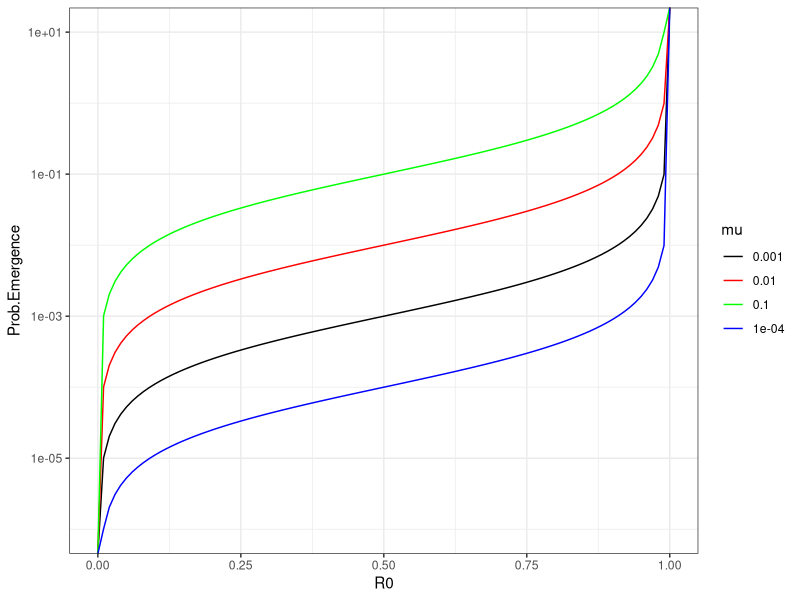
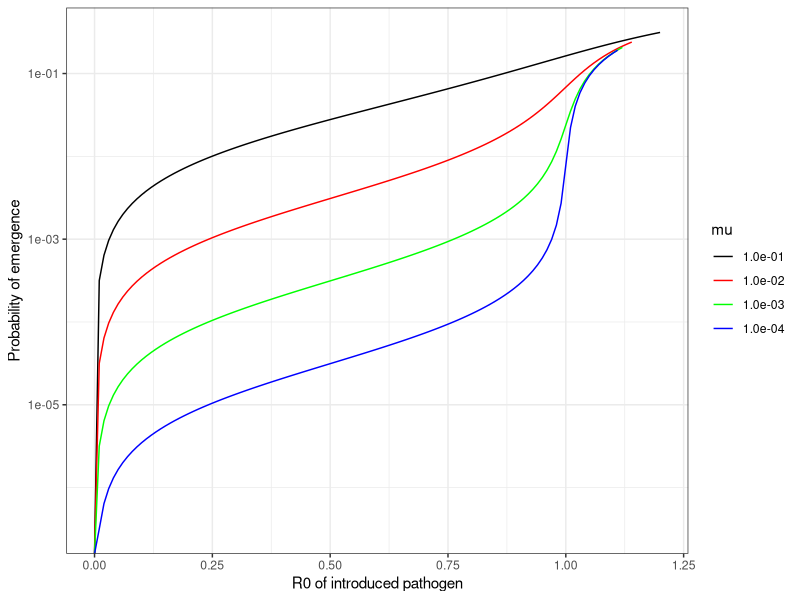
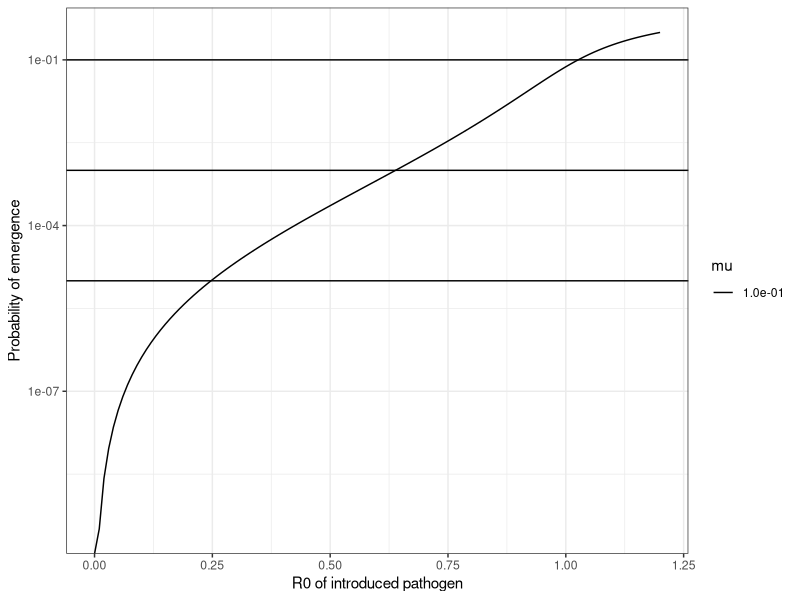
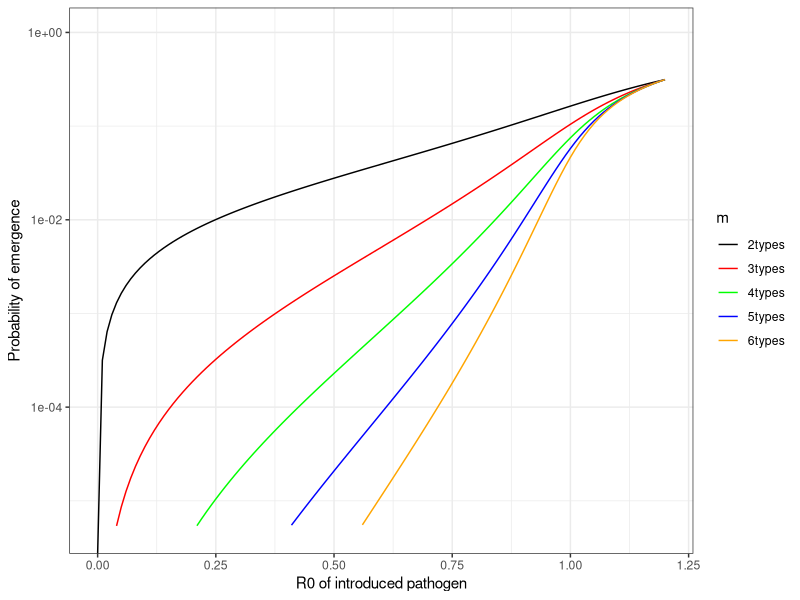

Write R code to recreate these figures, in order.
## ---- chunk 1
# load libraries 
library(ggplot2) #for plotting
library(here) #for easy local path referencing
library(tidyverse) #for easy manipulation of data structures
library(nleqslv) #for solving nonlinear systems of equations


## ---- chunk 2
#single mutation required for evolution 
## parameters
mus = c(10^-1, 10^-2, 10^-3, 10^-4) # mutation rate
R0s = seq(0,1,0.01) # R0 is independent variable

#dataframe to store deterministic approximation values
df = data.frame(R0 = R0s)

#evaluate approximation equation for each mu at various R0s
for(i in 1:length(mus)){
  mu = mus[i] #set mu
  newcol = mu*R0s/(1-R0s) #evaluate approximation for each R0
  
  df = cbind(df, newcol) %>% as.data.frame() #add to dataframe
}

#format for plotting
colnames(df) = c("R0", as.character(mus))
df = pivot_longer(data = df,#pivot to long form
  cols = !R0,
  names_to = "mu",
  values_to = "Prob.Emergence"
)

#plot
## colors for plotting
my.colors = c("black", "red", "green", "blue")
## plot with ggplot
ggplot() + geom_line(data = df, aes(x = R0, y = Prob.Emergence, group = mu, col = mu)) +
  scale_y_continuous(trans= "log10") +
  theme_bw() +
  scale_color_manual(values = my.colors)

## ---- chunk 3
## Define fixed point equations
# pgfs - qi
fpeq_1 = function(q1,q2) {exp(-(1-mu)*R0_1*(1-q1))*exp(-mu*R0_1*(1-q2)) - q1}
fpeq_2 = function(q1,q2) {exp(-R0_2*(1-q2)) - q2}

# function for prob.emergence
prob_emergence = function(qs,init) {1 - (qs[1]^init[1]*qs[2]^init[2])} #we could vectorize this for qs longer than 

## define params
mu = 10^-3
R0_1 = 0.5
R0_2 = 1000

# define initial conditions 
start = c(1,0) #start with 1 wild type and no evolved

## solve system of equations
# define system of nl equations
single_mut <- function(x) {
y <- numeric(2)
y[1] <- fpeq_1(x[1], x[2])
y[2] <- fpeq_2(x[1], x[2])
y
}

# initial guess
xstart = c(0.5, 0.5)
fstart = single_mut(xstart)

# newton start
qs = nleqslv(xstart, single_mut, method="Newton", global="none", control=list(trace=1,stepmax=2))$x
prob.emergence = prob_emergence(qs = qs, init = start)

# we should get a probability of 10^-3 
formatC(prob.emergence, format = "e", digits = 1) # heck yeah!

## ---- chunk 4
## parms 
R0_1s = seq(0,1.2, by = 0.01) #R1s to test
R0_2 = 1.2 # final R0_2
mus = c(10^-1, 10^-2, 10^-3, 10^-4) # mus to test 

# define initial conditions 
start = c(1,0) #start with 1 wild type and no evolved

#empty vector to store probs
probs.emergence = matrix(nrow = length(R0_1s), ncol = length(mus))

## solve system of equations
# define system of nl equations
single_mut <- function(x) {
y <- numeric(2)
y[1] <- fpeq_1(x[1], x[2])
y[2] <- fpeq_2(x[1], x[2])
y
}

# initial guess
xstart = c(0.9, 0.1)
fstart = single_mut(xstart)

for(j in 1:length(mus)){
  #set mu
  mu = mus[j] 
  for(i in 1:length(R0_1s)){
   # set R0_1
    R0_1 = R0_1s[i]
   # newton start
    qs = nleqslv(xstart, single_mut, method="Newton", global="none", control=list(trace=1,stepmax=2))$x
   # solve for prob.emergence
    prob.emergence = prob_emergence(qs = qs, init = start) 
   # add solution to matrix
    probs.emergence[i,j] = prob.emergence
  }
}

### prepare probs.emergence for plotting
# format wide df
probs.emergence = cbind(R0_1s, probs.emergence) %>% as.data.frame() #add R01_s column and format as df
colnames(probs.emergence) = c("R0", as.character(formatC(mus, format = "e", digits = 1))) # add mu to columns

# pivot to longform 
probs.emergence.long = probs.emergence %>%
 pivot_longer(cols = !R0,
  names_to = "mu",
  values_to = "Prob.Emergence"
)

# Plot
## colors for plotting
my.colors = c("black", "red", "green", "blue")
## plot
ggplot() + 
  geom_line(data = probs.emergence.long, aes(x = R0, y = Prob.Emergence, group = mu, col = mu)) +
  theme_bw() +
  labs(x = "R0 of introduced pathogen", y = "Probability of emergence") +
  scale_y_continuous(trans = "log10") +
  scale_color_manual(values = my.colors)

  

## ---- chunk 5
## Define fixed point equations
# pgfs - qi
fpeq_1 = function(q1,q2,q3,q4) {exp(-(1-mu)*R0_1*(1-q1))*exp(-mu*R0_1*(1-q2)) - q1}
fpeq_2 = function(q1,q2,q3,q4) {exp(-(1-mu)*R0_1*(1-q2))*exp(-mu*R0_1*(1-q3)) - q2}
fpeq_3 = function(q1,q2,q3,q4) {exp(-(1-mu)*R0_1*(1-q3))*exp(-mu*R0_1*(1-q4)) - q3}
fpeq_4 = function(q1,q2,q3,q4) {exp(-R0_2*(1-q4)) - q4}

# function for prob.emergence
prob_emergence = function(qs,init) {1 - qs[1]^init[1]*qs[2]^init[2]*qs[3]^init[3]*qs[4]^init[4]} #we could vectorize this for qs longer than 

## define params
mu = 10^-1
R0_1 = 0.5
R0_2 = 1.2

# define initial conditions 
start = c(1,0,0,0) #start with 1 wild type and no evolved

## solve system of equations
# define system of nl equations
single_mut <- function(x) {
y <- numeric(4)
y[1] <- fpeq_1(x[1], x[2], x[3], x[4])
y[2] <- fpeq_2(x[1], x[2], x[3], x[4])
y[3] <- fpeq_3(x[1], x[2], x[3], x[4])
y[4] <- fpeq_3(x[1], x[2], x[3], x[4])
y
}

# initial guess
xstart = c(0.9, 0.05, 0.05, 0)
fstart = single_mut(xstart)

# newton start
qs = nleqslv(xstart, single_mut, method="Newton", global="none", control=list(trace=1,stepmax=2))$x
prob.emergence = prob_emergence(qs = qs, init = start)

# we should get a probability of 10^-3 
formatC(prob.emergence, format = "e", digits = 1) # heck yeah!


## ---- chunk 6
## parms 
R0_1s = seq(0,1.2, by = 0.01) #R1s to test
R0_2 = 1.2 # final R0_2
mus = c(10^-1) # mus to test 

# define initial conditions 
start = c(1,0,0,0) #start with 1 wild type and no evolved

#empty vector to store probs
probs.emergence = matrix(nrow = length(R0_1s), ncol = length(mus))

## solve system of equations
# define system of nl equations
single_mut <- function(x) {
y <- numeric(4)
y[1] <- fpeq_1(x[1], x[2], x[3], x[4])
y[2] <- fpeq_2(x[1], x[2], x[3], x[4])
y[3] <- fpeq_3(x[1], x[2], x[3], x[4])
y[4] <- fpeq_4(x[1], x[2], x[3], x[4])
y
}

# initial guess
xstart = c(1, 0, 0, 0)
fstart = single_mut(xstart)

for(j in 1:length(mus)){
  #set mu
  mu = mus[j] 
  for(i in 1:length(R0_1s)){
   # set R0_1
    R0_1 = R0_1s[i]
   # newton start
    qs = nleqslv(xstart, single_mut, method="Newton", global="none", control=list(trace=1,stepmax=2))$x
   # solve for prob.emergence
    prob.emergence = prob_emergence(qs = qs, init = start) 
   # add solution to matrix
    probs.emergence[i,j] = prob.emergence
  }
}

### prepare probs.emergence for plotting
# format wide df
probs.emergence = cbind(R0_1s, probs.emergence) %>% as.data.frame() #add R01_s column and format as df
colnames(probs.emergence) = c("R0", as.character(formatC(mus, format = "e", digits = 1))) # add mu to columns

# pivot to longform 
probs.emergence.long = probs.emergence %>%
 pivot_longer(cols = !R0,
  names_to = "mu",
  values_to = "Prob.Emergence"
)

# Plot
## colors for plotting
my.colors = c("black", "red", "green", "blue")
## plot
ggplot() + 
  geom_line(data = probs.emergence.long, aes(x = R0, y = Prob.Emergence, group = mu, col = mu)) +
  theme_bw() +
  labs(x = "R0 of introduced pathogen", y = "Probability of emergence") +
  scale_y_continuous(trans = "log10") +
  geom_hline(yintercept = 0.1) + 
  geom_hline(yintercept = 0.001) +
  geom_hline(yintercept = 10^-5) +
  scale_color_manual(values = my.colors)

  

## ---- chunk 7
#### Jackpot model
## parms 
R0_1s = seq(0,1.2, by = 0.01) #R1s to test
R0_2 = 1.2 # final R0_2
mu = 10^-1 #how many intermediate steps?
ms = 2:6 #0:4 in paper

# function for prob.emergence
prob_emergence = function(qs,init) {1 - prod(qs^init)}

#empty vector to store probs
probs.emergence = matrix(nrow = length(R0_1s), ncol = length(ms))

## solve system of equations
# define system of nl equations
single_mut <- function(x) {
y <- numeric(m)
for(i in 1:(m-1)){
  y[i] = exp(-(1-mu)*R0_1*(1-x[i]))*exp(-mu*R0_1*(1-x[i+1])) - x[i]
}
  y[ms[j]] = exp(-R0_2*(1-x[m])) - x[m]
  y
}

#run simulation for each number of mutations
for(j in 1:length(ms)){
  #set m
  m = ms[j] 
  # initial guess
  xstart = c(1, rep(0, (ms[j]-1)))
  fstart = single_mut(xstart)
  #set init
  init = c(1, rep(0, ms[j]-1))
  for(i in 1:length(R0_1s)){
   # set R0_1
    R0_1 = R0_1s[i]
   # newton start
    qs = nleqslv(xstart, single_mut, method="Newton", global="none", control=list(trace=1,stepmax=2))$x
   # solve for prob.emergence
    prob.emergence = prob_emergence(qs = qs, init = init) 
   # add solution to matrix
    probs.emergence[i,j] = prob.emergence
  }
}

### prepare probs.emergence for plotting
# format wide df
probs.emergence = cbind(R0_1s, probs.emergence) %>% as.data.frame() #add R01_s column and format as df
colnames(probs.emergence) = c("R0", paste0(ms, "types")) # add mu to columns

# pivot to longform 
probs.emergence.long = probs.emergence %>%
 pivot_longer(cols = !R0,
  names_to = "m",
  values_to = "Prob.Emergence"
)

# Plot
## colors for plotting
my.colors = c("black", "red", "green", "blue", "orange")
## plot
ggplot() + 
  geom_line(data = probs.emergence.long, aes(x = R0, y = Prob.Emergence, group = m, col = m)) +
  theme_bw() +
  labs(x = "R0 of introduced pathogen", y = "Probability of emergence") +
  scale_y_continuous(trans = "log10", limits = c(10^-5.3, 1)) +
  scale_color_manual(values = my.colors)


## ---- chunk 8
